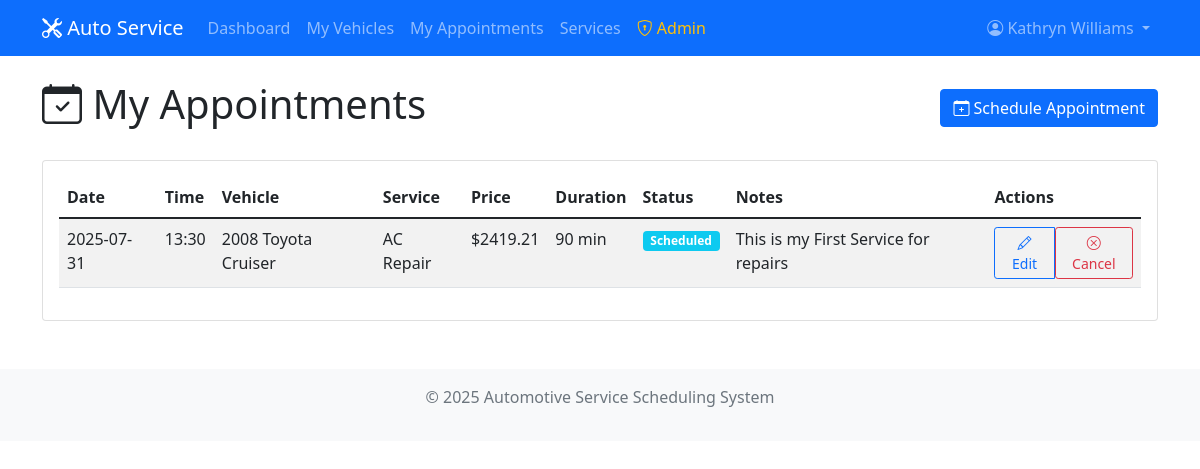
/my-appointments (signed in), run on an earlier commit of the app's database.
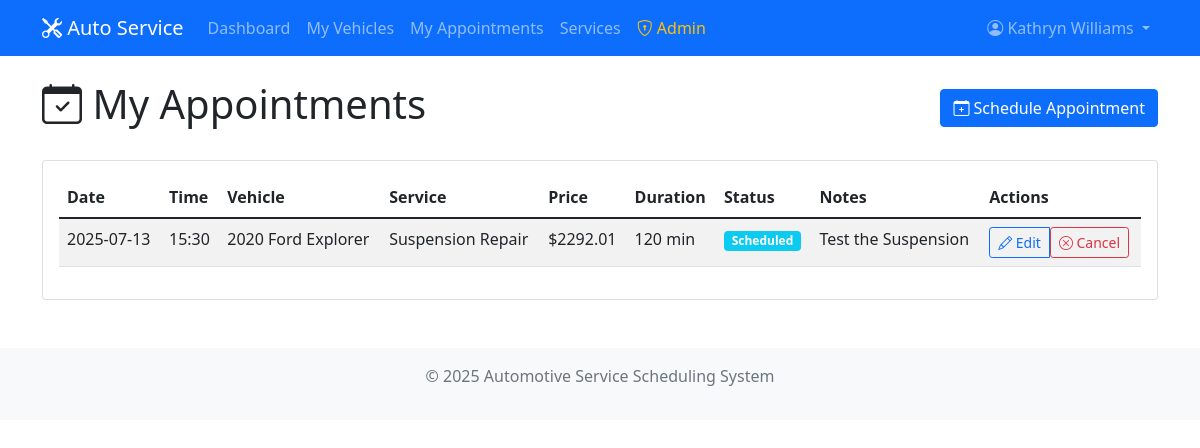
And on a later commit of the database.
### tables this page shows
CREATE TABLE appointments (
    id INTEGER PRIMARY KEY AUTOINCREMENT,
    customer_id INTEGER NOT NULL,
    vehicle_id INTEGER NOT NULL,
    service_id INTEGER NOT NULL,
    appointment_date DATE NOT NULL,
    appointment_time TIME NOT NULL,
    status TEXT DEFAULT 'scheduled',
    notes TEXT,
    created_at TIMESTAMP DEFAULT CURRENT_TIMESTAMP,
    FOREIGN KEY (customer_id) REFERENCES customers (id),
    FOREIGN KEY (vehicle_id) REFERENCES vehicles (id),
    FOREIGN KEY (service_id) REFERENCES services (id)
);

CREATE TABLE vehicles (
    id INTEGER PRIMARY KEY AUTOINCREMENT,
    customer_id INTEGER NOT NULL,
    make TEXT NOT NULL,
    model TEXT NOT NULL,
    year INTEGER NOT NULL,
    vin TEXT UNIQUE,
    license_plate TEXT,
    color TEXT,
    mileage INTEGER,
    created_at TIMESTAMP DEFAULT CURRENT_TIMESTAMP,
    FOREIGN KEY (customer_id) REFERENCES customers (id)
);

CREATE TABLE services (
    id INTEGER PRIMARY KEY AUTOINCREMENT,
    name TEXT NOT NULL,
    description TEXT,
    estimated_duration INTEGER NOT NULL, -- in minutes
    price DECIMAL(10,2) NOT NULL,
    is_active BOOLEAN DEFAULT 1
);

### app.py (the view)
@app.route('/my-appointments')
@login_required
def my_appointments():
    customer_id = session['customer_id']
    conn = get_db_connection()
    appointments = conn.execute('''
        SELECT a.*, v.make, v.model, v.year, s.name as service_name, s.price, s.estimated_duration
        FROM appointments a
        JOIN vehicles v ON a.vehicle_id = v.id
        JOIN services s ON a.service_id = s.id
        WHERE a.customer_id = ?
        ORDER BY a.appointment_date DESC, a.appointment_time DESC
    ''', (customer_id,)).fetchall()
    conn.close()
    current_customer = get_current_customer()
    return render_template('appointments.html', appointments=appointments, current_customer=current_customer)

### app.py (called while the page is built)
def get_db_connection():
    conn = sqlite3.connect(DATABASE)
    conn.row_factory = sqlite3.Row
    return conn

def login_required(f):
    @wraps(f)
    def decorated_function(*args, **kwargs):
        if 'customer_id' not in session:
            flash('Please log in to access this page.', 'warning')
            return redirect(url_for('login'))
        return f(*args, **kwargs)
    return decorated_function

def get_current_customer():
    if 'customer_id' not in session:
        return None
    conn = get_db_connection()
    customer = conn.execute(
        'SELECT * FROM customers WHERE id = ?',
        (session['customer_id'],)
    ).fetchone()
    conn.close()
    return customer

### templates/appointments.html (shortened to what the changed rows need)
{% extends "base.html" %}
{% block content %}
<div class="row">
    <div class="col-12">
        <div class="d-flex justify-content-between align-items-center mb-4">
            <h1>
                <i class="bi bi-calendar-check"></i> My Appointments
            </h1>
        </div>
    </div>
</div>
<div class="row">
    <div class="col-12">
        <div class="card">
            <div class="card-body">
                {% if appointments %}
                    <div class="table-responsive">
                        <table class="table table-striped table-hover">
                            <thead>
                                <tr>
                                    <th>Date</th>
                                    <th>Time</th>
                                    <th>Vehicle</th>
                                    <th>Service</th>
                                    <th>Price</th>
                                    <th>Duration</th>
                                    <th>Status</th>
                                    <th>Notes</th>
                                    <th>Actions</th>
                                </tr>
                            </thead>
                            <tbody>
                                {% for appointment in appointments %}
                                <tr>
                                    <td>{{ appointment.appointment_date }}</td>
                                    <td>{{ appointment.appointment_time }}</td>
                                    <td>{{ appointment.year }} {{ appointment.make }} {{ appointment.model }}</td>
                                    <td>{{ appointment.service_name }}</td>
                                    <td>${{ "%.2f"|format(appointment.price) }}</td>
                                    <td>{{ appointment.estimated_duration }} min</td>
                                    <td>
                                        <span class="badge bg-{{ 'success' if appointment.status == 'completed' else 'warning' if appointment.status == 'in_progress' else 'info' if appointment.status == 'scheduled' else 'danger' if appointment.status == 'cancelled' else 'secondary' }}">
                                            {{ appointment.status.replace('_', ' ').title() }}
                                        </span>
                                    </td>
                                    <td>{{ appointment.notes or '-' }}</td>
                                    <td>
                                        {% if appointment.status == 'scheduled' %}
                                            <div class="btn-group" role="group">
                                                <a href="{{ url_for('edit_appointment', appointment_id=appointment.id) }}"
                                                   class="btn btn-outline-primary btn-sm">
                                                    <i class="bi bi-pencil"></i> Edit
                                                </a>
                                                <form method="POST" action="{{ url_for('cancel_appointment', appointment_id=appointment.id) }}"
                                                      style="display: inline;"
                                                      onsubmit="return confirm('Are you sure you want to cancel this appointment?');">
                                                    <button type="submit" class="btn btn-outline-danger btn-sm">
                                                        <i class="bi bi-x-circle"></i> Cancel
                                                    </button>
                                                </form>
                                            </div>
                                        {% else %}
                                            <span class="text-muted">-</span>
                                        {% endif %}
                                    </td>
                                </tr>
                                {% endfor %}
                            </tbody>
                        </table>
                    </div>
                {% endif %}
            </div>
        </div>
    </div>
</div>
{% endblock %}

What changed in the data, as far as the page shows it:
no longer on this page (row edited): services: price "2419.21"
changed appointments "Scheduled": appointment_date "2025-07-31" → "2025-07-13"; appointment_time "13:30" → "15:30"; year "2008" → "2020"; make "Toyota" → "Ford"; model "Cruiser" → "Explorer"; service_name "AC Repair" → "Suspension Repair"; estimated_duration "90" → "120"; notes "This is my First Service for repairs" → "Test the Suspension"
added services: price "2292.01"
